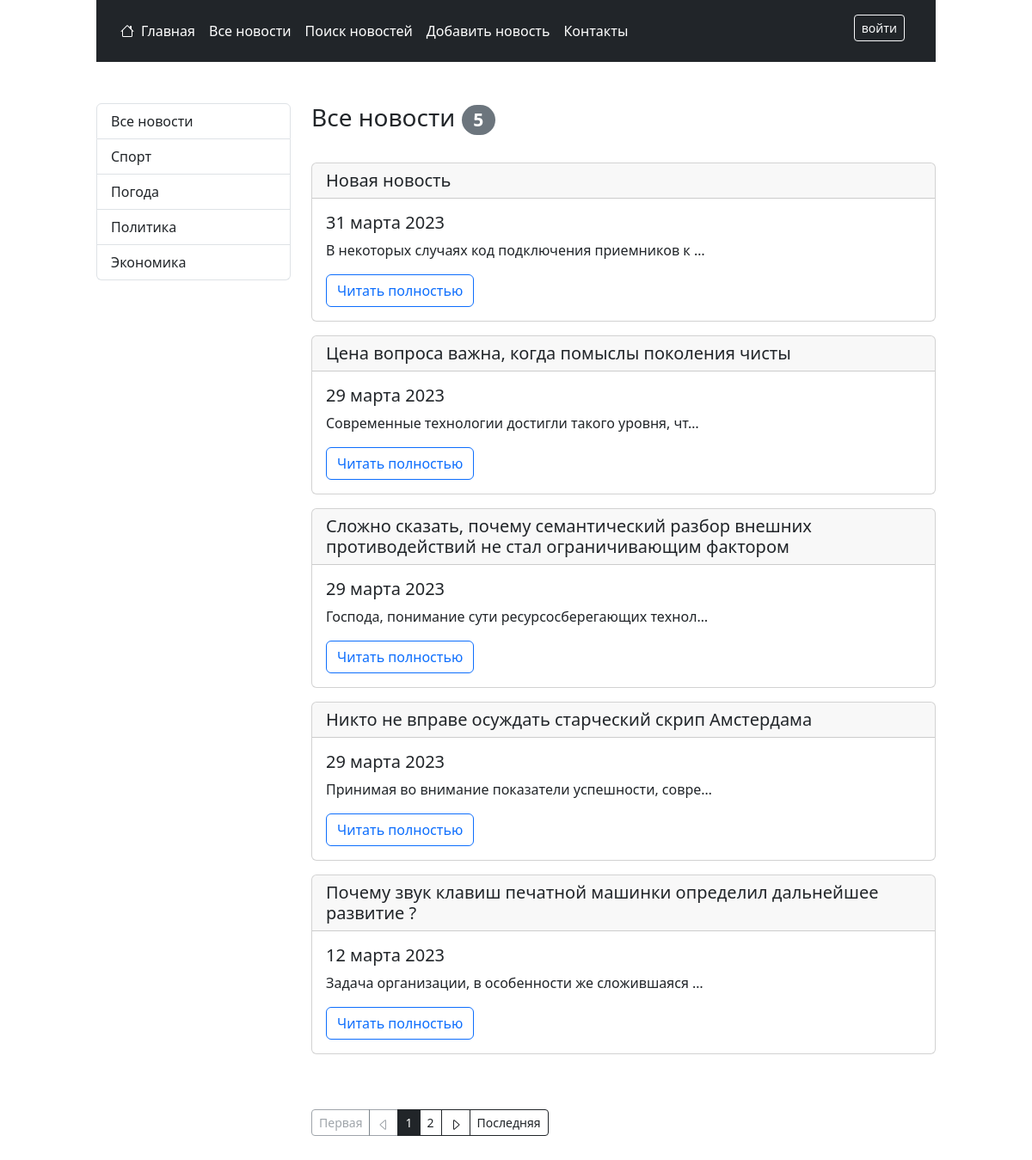
The page /news/ on the database as committed earlier.
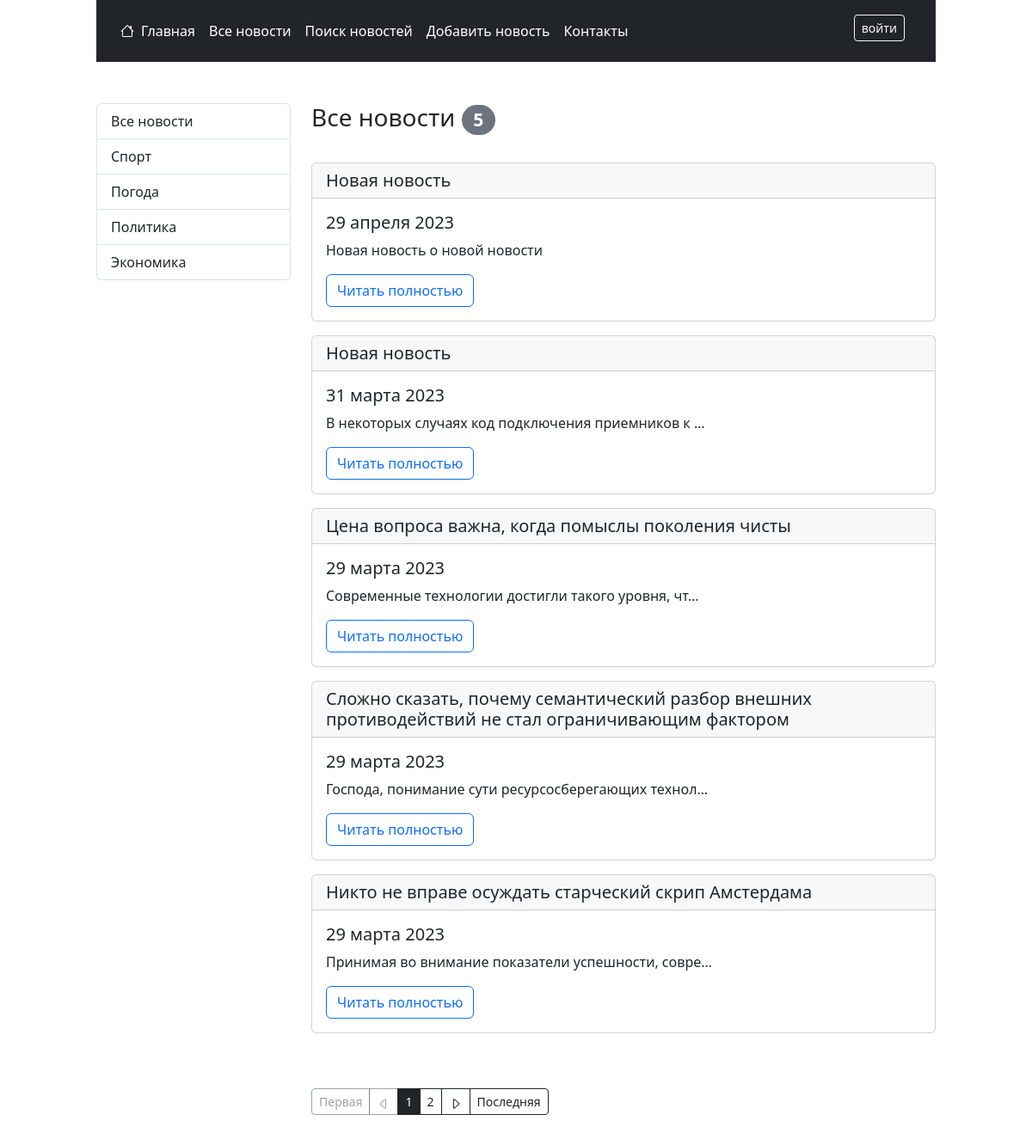
The same page on the database as committed later.
### news/models.py (models this page shows, shortened)
class Category(models.Model):
    title = models.CharField(
        max_length=150, unique=True, null=False, help_text="Категория новостей"
    )
    subscribers = models.ManyToManyField(User)
    class Meta:
        verbose_name = "Категория"
        verbose_name_plural = "Категории"

class Post(models.Model):
    NEWS = "NWS"
    ARTICLE = "ART"
    CONTENT_TYPES = [
        (NEWS, "новость"),
        (ARTICLE, "статья"),
    ]
    title = models.CharField(max_length=255, null=False,
                             help_text="Заголовок новости")
    text = models.TextField(null=False, help_text="Текст новости")
    rating = models.IntegerField(default=0, help_text="Рейтинг новости")
    content_type = models.CharField(
        max_length=3,
        choices=CONTENT_TYPES,
        default=NEWS,
        help_text="Тип контента (новость/статья)",
    )
    created = models.DateTimeField(
        auto_now_add=True, help_text="Дата и время создания")
    author = models.ForeignKey("accounts.Author", on_delete=models.CASCADE)
    category = models.ManyToManyField(Category, through="PostCategory")
    class Meta:
        verbose_name = "Новость/статья"
        verbose_name_plural = "Новости/статьи"

### news/views.py (the view)
# urls.py: path('', PostList.as_view(), name = 'postList'),
class PostList(ListView):
    model = Post
    template_name = 'news/postList.html'
    context_object_name = 'posts'
    paginate_by = PAGINATOR_RANGE
    def get_context_data(self, *, object_list=None, **kwargs):
        context = super().get_context_data(**kwargs)
        context['categories'] = Category.objects.all()
        if 'category_pk' in self.kwargs:
            context['current_category'] = Category.objects.get(
                pk=self.kwargs['category_pk'])
        return (context)
    def get_queryset(self):
        posts = Post.objects.all().order_by('-created')
        if 'category_pk' in self.kwargs:
            posts = posts.filter(category__pk=self.kwargs['category_pk'])
        return posts

### news/templatetags/my_tags.py (called while the page is built)
@register.filter(name="censor")
def censor(value):
    file_name = os.path.join(STATICFILES_DIRS[0], 'dictionaries', 'censor.txt')
    if not os.path.exists(file_name):
        return value
    with open(file_name, "r", encoding='utf8') as file:
        censor_dict = file.read().split(', ')
    for word in censor_dict:
        value = str(value).replace(word, '*'*3)
    return value

@register.inclusion_tag('news/tag_show_post.html')
def show_post(post):
    return {"post": post}

@register.simple_tag
def get_filters(request):
    res = ''
    for itm in request.GET:
        if itm != 'page':
            res = res + '&' + itm + '=' + request.GET.get(itm)
    return res

### news/templates/news/postList.html (shortened to what this page needs)
{% extends 'layout.html' %}
{% load my_tags %}
{% block content %}
{% load cache %}
    <main class="row my-5">
        {% cache 600 category_menu %}
            <div class="col-md-3">
                <ul class="list-group">
                    <a href="{% url 'postList' %}" class="list-group-item list-group-item-action" aria-current="true">
                        Все новости
                    </a>
                    {% for category in categories %}
                        <a href="{% url 'postList' %}{{ category.pk }}" class="list-group-item list-group-item-action" aria-current="true">
                            {{ category.title }}
                        </a>
                    {% endfor %}
                </ul>
            </div>
        {% endcache %}
        {% cache 60 category current_category.pk %}
            <div class="col-md-9">
                <div class='row justify-content-between align-items-center mb-4'>
                    <h3 class="col-auto">
                        {% if current_category %}
                            {{ current_category }}
                        {% else %}
                            Все новости
                        {% endif %}
                        <span class="badge rounded-pill text-bg-secondary">{{ posts|length }}</span>
                    </h3>
                </div>
                {% if posts %}
                    {% for post in posts %}
                        {% show_post post %}
                    {% endfor %}
                    {% include 'page_paginator.html' %}
                {% else %}
                    <h5 class='text-center my-5'>Новостей нет ....</h5>
                {% endif %}
            </div>
        {% endcache %}
    </main>
{% endblock content %}

### templates/layout.html (shortened to what this page needs)
{% load static %}
<!doctype html>
<html lang="ru">
  <head>
    <link href="{% static 'boodstrap/css/bootstrap.min.css' %}" rel="stylesheet">
  </head>
  <body>
  {% load my_tags %}
  {% load cache %}
    <main class="container col-10">
        <header class="p-3 bg-dark text-white">
            <div class="container">
              <div class="col-auto d-flex flex-wrap align-items-center justify-content-center justify-content-lg-start">
                {% cache 600 navbar %}
                  <a href="/" class="d-flex align-items-center mb-2 mb-lg-0 text-white text-decoration-none">
                  </a>
                  <ul class="nav col-12 col-lg-auto me-lg-auto mb-2 justify-content-center mb-md-0">
                    <li><a href="/" class="nav-link px-2 text-white">Главная</a></li>
                    <li><a href="{% url 'postList' %}" class="nav-link px-2 text-white">Все новости</a></li>
                    <li><a href="{% url 'postSearch' %}" class="nav-link px-2 text-white">Поиск новостей</a></li>
                    <li><a href="{% url 'createPost' %}" class="nav-link px-2 text-white">Добавить новость</a></li>
                    <li><a href="№" class="nav-link px-2 text-white">Контакты</a></li>
                  </ul>
                {% endcache %}
                {% if request.user.is_authenticated %}
                  <div class="mb-2 align-self-lg-end">
                      {% if request.user|is_author %}
                        <svg xmlns="http://www.w3.org/2000/svg" width="16" height="16" fill="currentColor" class="bi bi-pen" viewBox="0 0 16 16">
                          <path d="m13.498.795.149-.149a1.207 1.207 0 1 1 1.707 1.708l-.149.148a1.5 1.5 0 0 1-.059 2.059L4.854 14.854a.5.5 0 0 1-.233.131l-4 1a.5.5 0 0 1-.606-.606l1-4a.5.5 0 0 1 .131-.232l9.642-9.642a.5.5 0 0 0-.642.056L6.854 4.854a.5.5 0 1 1-.708-.708L9.44.854A1.5 1.5 0 0 1 11.5.796a1.5 1.5 0 0 1 1.998-.001zm-.644.766a.5.5 0 0 0-.707 0L1.95 11.756l-.764 3.057 3.057-.764L14.44 3.854a.5.5 0 0 0 0-.708l-1.585-1.585z"/>
                        </svg>
                        <span class='mx-2'>{{ request.user.username }}</span>
                      {% else %}
                        <svg xmlns="http://www.w3.org/2000/svg" width="16" height="16" fill="currentColor" class="bi bi-person" viewBox="0 0 16 16">
                          <path d="M8 8a3 3 0 1 0 0-6 3 3 0 0 0 0 6Zm2-3a2 2 0 1 1-4 0 2 2 0 0 1 4 0Zm4 8c0 1-1 1-1 1H3s-1 0-1-1 1-4 6-4 6 3 6 4Zm-1-.004c-.001-.246-.154-.986-.832-1.664C11.516 10.68 10.289 10 8 10c-2.29 0-3.516.68-4.168 1.332-.678.678-.83 1.418-.832 1.664h10Z"/>
                        </svg>
                        <span class='mx-2'>{{ request.user.username }}</span>
                        <a href="{% url 'setAuthor' %}" role="button" class="btn btn-outline-light btn-sm">стать автором</a>
                      {% endif %}
                      <a href="/accounts/logout/" role="button" class="btn btn-outline-light btn-sm">выйти</a>
                  </div>
                {% else %}
                  <div class="mb-2 align-self-lg-end">
                    <a href="/accounts/login/" role="button" class="btn btn-outline-light btn-sm mx-2">войти</a>
                  </div>
                {% endif %}
              </div>
            </div>
        </header>
        {% block content %}
        {% endblock content %}
    </main>
  </body>
</html>

### news/templates/news/tag_show_post.html
{% load my_tags %}
<div class="card mb-3">
    <h5 class="card-header">{{ post.title|censor }}</h5>
    <div class="card-body">
      <h5 class="card-title">{{ post.created|date:'d E Y' }}</h5>
      <p class="card-text">{{ post.text|censor|truncatechars:50 }}</p>
      <a href="{% url 'onePost' post.pk %}" class="btn btn-outline-primary">Читать полностью</a>
    </div>
</div>

### templates/page_paginator.html (shortened to what this page needs)
{% load my_tags %}
{% if is_paginated %}
    <div class="btn-group btn-group-sm g-1 my-5" role="group" aria-label="Маленькая группа кнопок">
        {% if page_obj.has_previous %}
            <a class="btn btn-outline-dark" href="?page=1{% get_filters request %}" role="button">Первая</a>
            <a class="btn btn-outline-dark" href="?page={{ page_obj.previous_page_number }}{% get_filters request %}" role="button">
                <svg xmlns="http://www.w3.org/2000/svg" width="16" height="16" fill="currentColor" class="bi bi-caret-left" viewBox="0 0 16 16">
                    <path d="M10 12.796V3.204L4.519 8 10 12.796zm-.659.753-5.48-4.796a1 1 0 0 1 0-1.506l5.48-4.796A1 1 0 0 1 11 3.204v9.592a1 1 0 0 1-1.659.753z"/>
                </svg>
            </a>
        {% else %}
            <a class="btn btn-outline-secondary disabled" role="button">Первая</a>
            <a class="btn btn-outline-secondary disabled" role="button" disabled>
                <svg xmlns="http://www.w3.org/2000/svg" width="16" height="16" fill="currentColor" class="bi bi-caret-left" viewBox="0 0 16 16">
                    <path d="M10 12.796V3.204L4.519 8 10 12.796zm-.659.753-5.48-4.796a1 1 0 0 1 0-1.506l5.48-4.796A1 1 0 0 1 11 3.204v9.592a1 1 0 0 1-1.659.753z"/>
                </svg>
            </a>
        {% endif %}
        {% for num in page_obj.paginator.page_range %}
                {% if page_obj.number == num %}
                    <a class="btn btn-dark" role="button">{{ num }}</a>
                {% elif num > page_obj.number|add:'-3' and num < page_obj.number|add:'3' %}
                    <a class="btn btn-outline-dark" href="?page={{ num }}{% get_filters request %}" role="button">{{ num }}</a>
                {% endif %}
        {% endfor %}
        {% if page_obj.has_next %}
            <a class="btn btn-outline-dark" href="?page={{ page_obj.next_page_number }}{% get_filters request %}" role="button">
                <svg xmlns="http://www.w3.org/2000/svg" width="16" height="16" fill="currentColor" class="bi bi-caret-right" viewBox="0 0 16 16">
                    <path d="M6 12.796V3.204L11.481 8 6 12.796zm.659.753 5.48-4.796a1 1 0 0 0 0-1.506L6.66 2.451C6.011 1.885 5 2.345 5 3.204v9.592a1 1 0 0 0 1.659.753z"/>
                </svg>
            </a>
            <a class="btn btn-outline-dark" href="?page={{ page_obj.paginator.num_pages }}{% get_filters request %}" role="button">Последняя</a>
        {% endif %}
    </div>
{% endif %}

Rows that differ between the two databases and show on the page:
no longer on this page (row unchanged): Post: title|censor "Почему звук клавиш печатной машинки определил дальнейшее развитие ?", created "12 марта 2023", text|censor "Задача организации, в особенности же сложившаяся …"
added Post: title|censor "Новая новость", created "29 апреля 2023", text|censor "Новая новость о новой новости"
